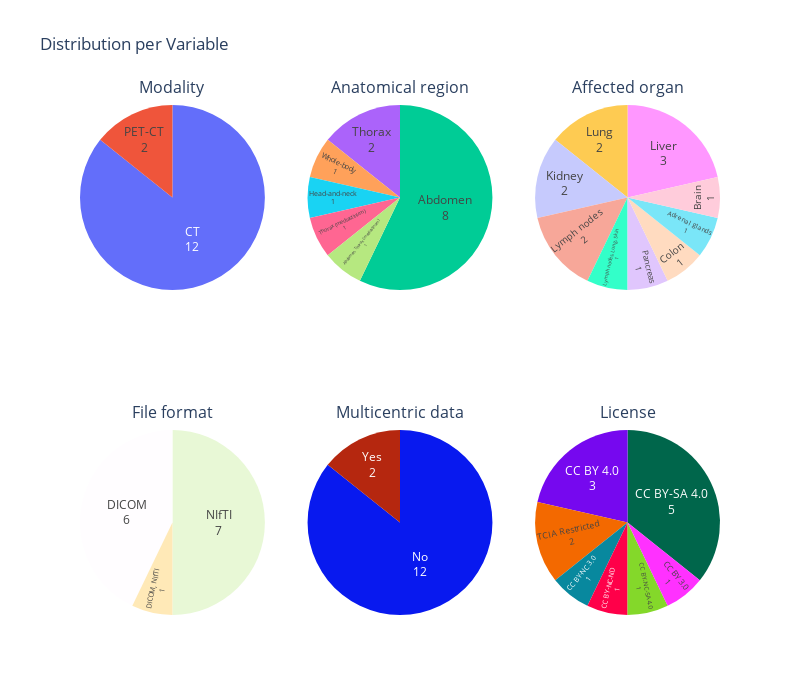

Notebook code for this chart:
### Code cell
columns = [
    'Modality',
    'Anatomical region',
    'Affected organ',
    'File format',
    'Multicentric data',
    'License'
]
# Create subplot grid: 2 rows × 3 columns
fig = make_subplots(
    rows=2, cols=3,
    specs=[[{'type':'domain'}]*3]*2,  # 'domain' is needed for pie charts
    subplot_titles=columns
)
row, col = 1, 1
for i, column in enumerate(columns):
    counts = table_df[column].value_counts().reset_index(name='counts')
    fig.add_trace(
        go.Pie(
            labels=counts[column],
            values=counts['counts'],
            textinfo='label+value',
            textposition='inside'
        ),
        row=row,
        col=col
    )
    col += 1
    if col > 3:
        col = 1
        row += 1

fig.update_layout(
    height=700,
    width=800,
    title_text="Distribution per Variable",
    showlegend=False
)
fig.show()

### Figure 1 — Plotly figure (JSON) as saved in the notebook; plotly's stock layout.template omitted (floating-point values rounded to 4 significant figures)
{"data": [{"domain": {"x": [0, 0.2889], "y": [0.625, 1]}, "labels": ["CT", "PET-CT"], "textinfo": "label+value", "textposition": "inside", "type": "pie", "values": [12, 2]}, {"domain": {"x": [0.3556, 0.6444], "y": [0.625, 1]}, "labels": ["Abdomen", "Thorax", "Whole-body", "Head-and-neck", "Thorax (mediastinum)", "Abdomen, Thorax (mediastinum)"], "textinfo": "label+value", "textposition": "inside", "type": "pie", "values": [8, 2, 1, 1, 1, 1]}, {"domain": {"x": [0.7111, 1], "y": [0.625, 1]}, "labels": ["Liver", "Lung", "Kidney", "Lymph nodes", "Lymph nodes, Lung, Skin", "Pancreas", "Colon", "Adrenal glands", "Brain"], "textinfo": "label+value", "textposition": "inside", "type": "pie", "values": [3, 2, 2, 2, 1, 1, 1, 1, 1]}, {"domain": {"x": [0, 0.2889], "y": [0, 0.375]}, "labels": ["NIfTI", "DICOM", "DICOM, NIfTI"], "textinfo": "label+value", "textposition": "inside", "type": "pie", "values": [7, 6, 1]}, {"domain": {"x": [0.3556, 0.6444], "y": [0, 0.375]}, "labels": ["No", "Yes"], "textinfo": "label+value", "textposition": "inside", "type": "pie", "values": [12, 2]}, {"domain": {"x": [0.7111, 1], "y": [0, 0.375]}, "labels": ["CC BY-SA 4.0", "CC BY 4.0", "TCIA Restricted", "CC BY-NC 3.0", "CC BY-NC-ND", "CC BY-NC-SA 4.0", "CC BY 3.0"], "textinfo": "label+value", "textposition": "inside", "type": "pie", "values": [5, 3, 2, 1, 1, 1, 1]}], "layout": {"annotations": [{"font": {"size": 16}, "showarrow": false, "text": "Modality", "x": 0.1444, "xanchor": "center", "xref": "paper", "y": 1, "yanchor": "bottom", "yref": "paper"}, {"font": {"size": 16}, "showarrow": false, "text": "Anatomical region", "x": 0.5, "xanchor": "center", "xref": "paper", "y": 1, "yanchor": "bottom", "yref": "paper"}, {"font": {"size": 16}, "showarrow": false, "text": "Affected organ", "x": 0.8556, "xanchor": "center", "xref": "paper", "y": 1, "yanchor": "bottom", "yref": "paper"}, {"font": {"size": 16}, "showarrow": false, "text": "File format", "x": 0.1444, "xanchor": "center", "xref": "paper", "y": 0.375, "yanchor": "bottom", "yref": "paper"}, {"font": {"size": 16}, "showarrow": false, "text": "Multicentric data", "x": 0.5, "xanchor": "center", "xref": "paper", "y": 0.375, "yanchor": "bottom", "yref": "paper"}, {"font": {"size": 16}, "showarrow": false, "text": "License", "x": 0.8556, "xanchor": "center", "xref": "paper", "y": 0.375, "yanchor": "bottom", "yref": "paper"}], "height": 700, "showlegend": false, "title": {"text": "Distribution per Variable"}, "width": 800}}
